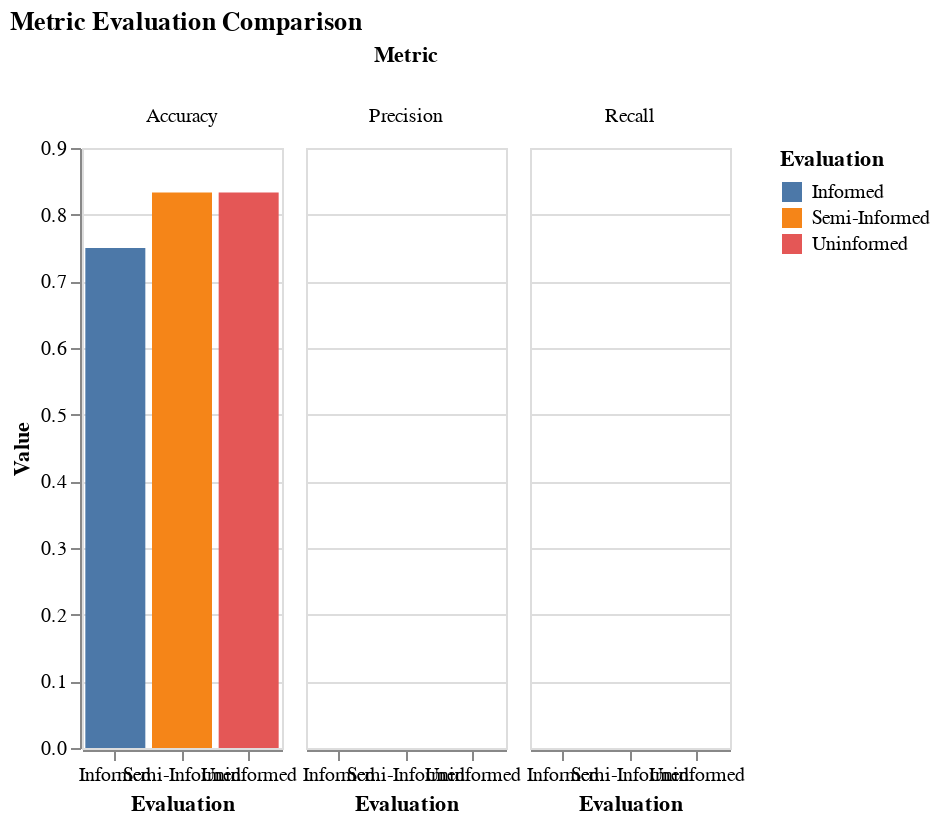

The cell this chart's notebook holds for it:
### Code cell
describe = pd.DataFrame({
    'Metric': ['Accuracy', 'Accuracy', 'Accuracy', 
               'Precision', 'Precision', 'Precision',
               'Recall', 'Recall', 'Recall'],
    'Evaluation': ['Informed', 'Semi-Informed', 'Uninformed',
                   'Informed', 'Semi-Informed', 'Uninformed',
                   'Informed', 'Semi-Informed', 'Uninformed'],
    'Value': result
})

# Create the Altair chart
chart = alt.Chart(describe).mark_bar().encode(
    x=alt.X('Evaluation:N', title='Evaluation', axis=alt.Axis(labelAngle=0)),
    y=alt.Y('Value:Q', title='Value'),
    color='Evaluation:N',
    column='Metric:N',
    tooltip=['Evaluation:N', 'Value:Q']
).properties(
    title='Metric Evaluation Comparison',
    width=100
).configure_facet(
    spacing=10
)

# Show the chart
chart.show()

### Figure 1 — Vega-Lite specification as saved in the notebook (floating-point values rounded to 4 significant figures)
{"config": {"view": {"continuousWidth": 300, "continuousHeight": 300}, "facet": {"spacing": 10}}, "data": {"name": "data-d0b74d6a5ff97236a34bba5c0e1f4849"}, "mark": {"type": "bar"}, "encoding": {"color": {"field": "Evaluation", "type": "nominal"}, "column": {"field": "Metric", "type": "nominal"}, "tooltip": [{"field": "Evaluation", "type": "nominal"}, {"field": "Value", "type": "quantitative"}], "x": {"axis": {"labelAngle": 0}, "field": "Evaluation", "title": "Evaluation", "type": "nominal"}, "y": {"field": "Value", "title": "Value", "type": "quantitative"}}, "title": "Metric Evaluation Comparison", "width": 100, "$schema": "https://vega.github.io/schema/vega-lite/v5.20.1.json", "datasets": {"data-d0b74d6a5ff97236a34bba5c0e1f4849": [{"Metric": "Accuracy", "Evaluation": "Informed", "Value": 0.75}, {"Metric": "Accuracy", "Evaluation": "Semi-Informed", "Value": 0.8333}, {"Metric": "Accuracy", "Evaluation": "Uninformed", "Value": 0.8333}, {"Metric": "Precision", "Evaluation": "Informed", "Value": 0.0}, {"Metric": "Precision", "Evaluation": "Semi-Informed", "Value": 0.0}, {"Metric": "Precision", "Evaluation": "Uninformed", "Value": 0.0}, {"Metric": "Recall", "Evaluation": "Informed", "Value": 0.0}, {"Metric": "Recall", "Evaluation": "Semi-Informed", "Value": 0.0}, {"Metric": "Recall", "Evaluation": "Uninformed", "Value": 0.0}]}}
